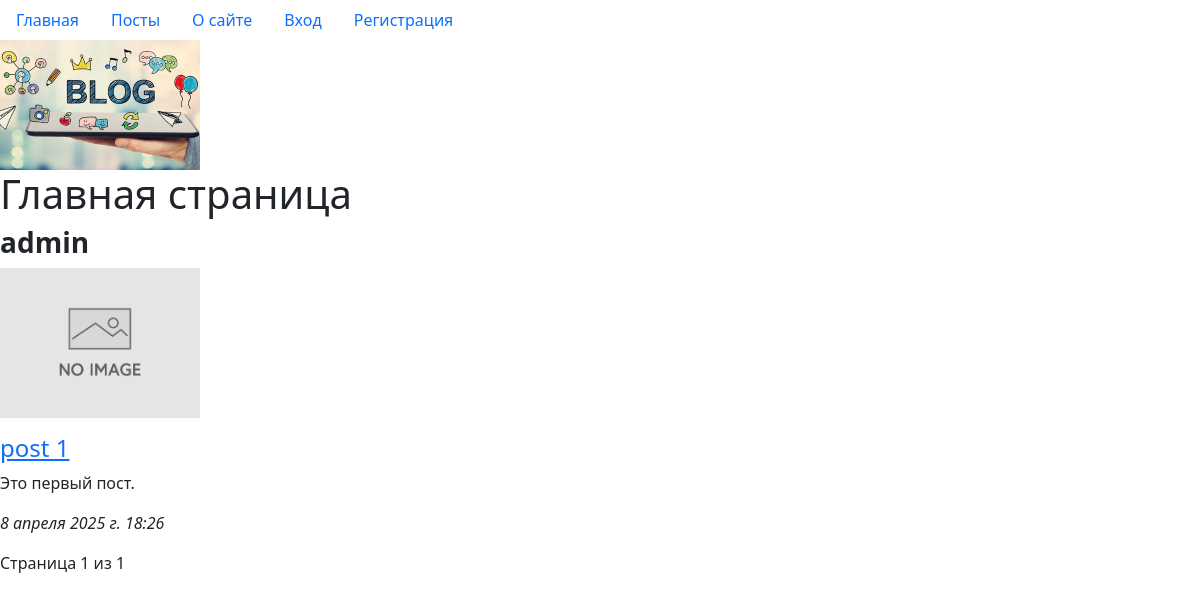
Before: / with the older database file.
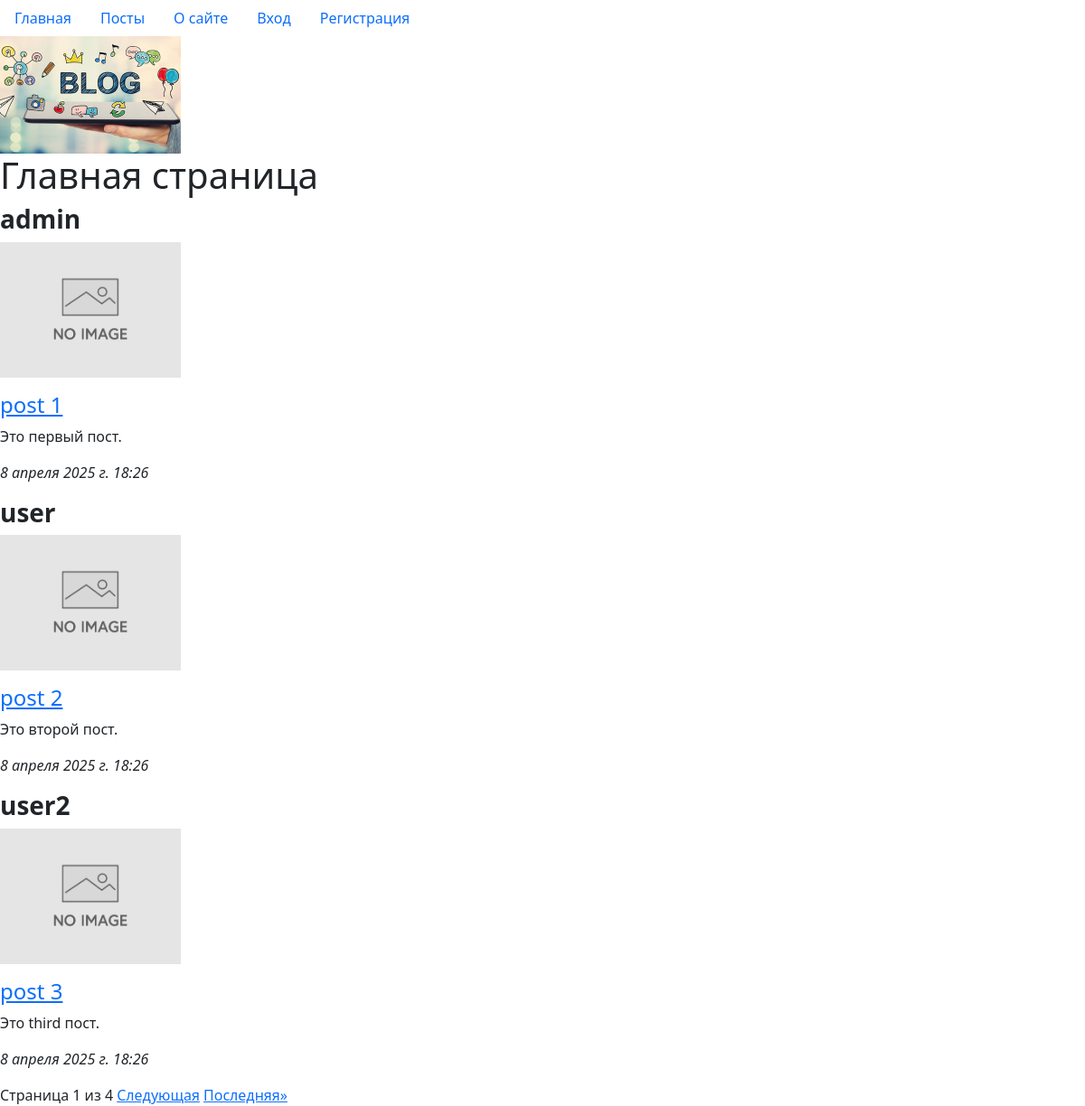
After: the same page with the newer database file.
### blog/models.py (models this page shows, shortened)
class Post(models.Model):
    author = models.ForeignKey(User, on_delete=models.CASCADE, verbose_name="Автор")
    title = models.CharField(max_length=200, verbose_name="Заголовок")
    text = models.TextField(verbose_name="Текст поста")
    created_at = models.DateTimeField(default=timezone.now, verbose_name="Дата создания", editable=False)
    image = models.ImageField(upload_to='posts/', null=True, blank=True, verbose_name="Изображение")
    slug = models.SlugField(max_length=200, unique=True, editable=False, null=True)
    def get_absolute_url(self):
        return reverse('blog:read_post', kwargs={'slug': self.slug})
    class Meta:
        verbose_name = "Пост"
        verbose_name_plural = "Посты"

### blog/views.py (the view)
# urls.py: path('', index, name='index'),
def index(request):
    posts = Post.objects.all().order_by('-created_at')
    count_posts = Post.objects.count()
    per_page = 3
    paginator = Paginator(posts, per_page)
    page_number = request.GET.get('page')
    page_obj = paginator.get_page(page_number)
    context = {'title': 'Главная страница', 'page_obj': page_obj, 'count_posts': count_posts}
    return render(request, template_name='blog/index.html', context=context)

### blog/templates/blog/index.html (shortened to what this page needs)
{% extends 'blog/base.html' %}
{% load static %}
{% block content %}
<img src="{% static 'img/blog.jpg' %}" width = 200px, height="auto">
<h1>Главная страница</h1>
<div class="post-list">
{% for post in page_obj %}
    <div class="post-author"><h3><b>{{ post.author }}</b></h3></div>
    <div class="post_image">
    {% if post.image %}
        <p><img src="{{ post.image.url }}" width="150px" height="auto"></p>
    {% else %}
        <p><img src="{% static 'img/no_image.jpeg' %}" width = 200px, height="auto"></p>
    {% endif %}
    </div>
    <div class="post-title>"><h4><a href="{{ post.get_absolute_url }}">{{ post.title }}</a></h4></div>
    <div class="post-text"><p>{{ post.text }}</p></div>
    <div class="post-created-at"><p><i>{{ post.created_at }}</i></p></div>
{% endfor %}
</div>
<div class="pagination">
    <span class="step-links">
        <span class="current">
            Страница {{ page_obj.number }} из {{ page_obj.paginator.num_pages }}
        </span>
        {% if page_obj.has_next %}
            <a href="?page={{ page_obj.next_page_number }}">Следующая</a>
            <a href="?page={{ page_obj.paginator.num_pages }}">Последняя&raquo;</a>
        {% endif %}
    </span>
</div>
{% endblock content %}

### blog/templates/blog/base.html (shortened to what this page needs)
<!DOCTYPE html>
<html lang="en">
<head>
    {% load static %}
    <link rel="stylesheet" href="{% static 'css/styles.css' %}">
    <link href="https://cdn.jsdelivr.net/npm/bootstrap@5.0.2/dist/css/bootstrap.min.css" rel="stylesheet">
</head>
<body>
  <nav class="nav">
    <a class="nav-link active" aria-current="page" href="{% url 'blog:index' %}">Главная</a>
    <a class="nav-link" href="#">Посты</a>
    <a class="nav-link" href="{% url 'blog:about' %}">О сайте</a>
    {% if not user.is_authenticated %}
    <a class="nav-link" href="{% url 'users:login' %}">Вход</a>
    <a class="nav-link" href="{% url 'users:register' %}">Регистрация</a>
    {% else %}
    <a class="nav-link" href="{% url 'users:profile' pk=user.pk %}">{{user.username}}</a>
    <a class="nav-link" href="{% url 'users:logout' %}">Выйти</a>
    {% endif %}
  </nav>
{% block content %}
{% endblock content %}
</body>
</html>

### static/css/styles.css (style rules this page uses)
body { font-family: "Poppins" }

Changed rows visible on the page:
added Post: author "user", title "post 2", text "Это второй пост.", created_at "8 апреля 2025 г. 18:26"
added Post: author "user2", title "post 3", text "Это third пост.", created_at "8 апреля 2025 г. 18:26"
Other visible differences:
{{ page_obj.paginator.num_pages }}: "1" → "4"
text now shown: "Следующая Последняя»"
